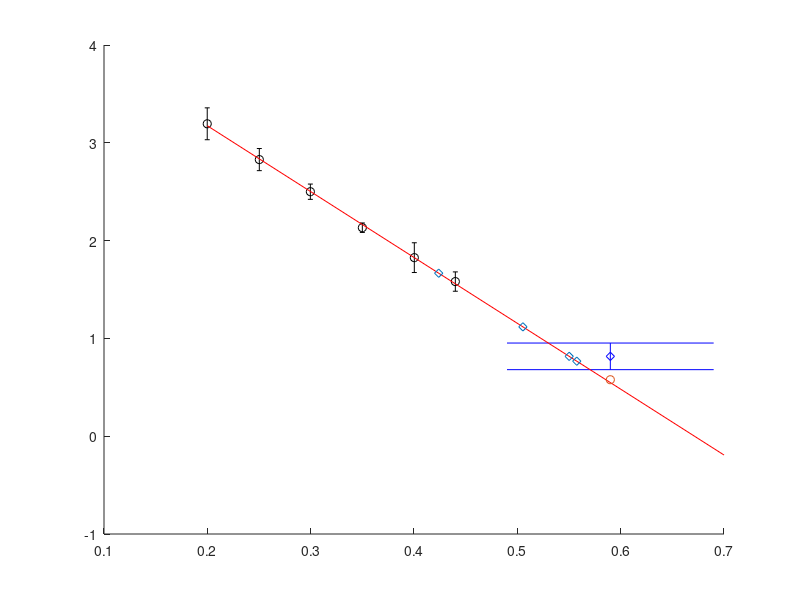

Recreate this plot in MATLAB.
%phi = [0.2, 0.3, 0.4, 0.44, 0.52, 0.56, 0.59];
%       0.2    0.3   0.4   0.44  0.52 0.56 0.59
%eta = [0.098, 0.16, 0.33, 0.36, 0.8, 1.7, 1.7];
phi = [0.1999,  0.2503, 0.2997, 0.3500, 0.4003, 0.44];
eta = [0.098,  0.125, 0.16, 0.22, 0.3, 0.4];
eta_err = [0.01,0.01,0.01, 0.01, 0.05, 0.05];
eta12_err = 1/2*eta.^(-3/2).*eta_err;

p = polyfit(phi,eta.^(-1/2),1);

figure; hold on;
errorbar(phi,eta.^(-1/2),eta12_err,'ok');
errorbar(0.59,1.5^(-1/2),0.5*1/2*(1.5)^(-3/2),'db')
plot([phi,0.7],p(1)*[phi,0.7]+p(2),'-r');
disp(-p(2)/p(1))
%disp()


myEta = [0.36,0.8,1.5,1.7];
myPhiPredicted = (myEta.^(-1/2)-p(2))/p(1);
disp(myPhiPredicted)
scatter(myPhiPredicted,myEta.^(-1/2),'db')

myPhi = 0.59;
myEta12 = p(1)*myPhi+p(2);
myEtaPredicted = myEta12^(-2);
disp(myEtaPredicted);
scatter(0.59,3^(-1/2),'ro')